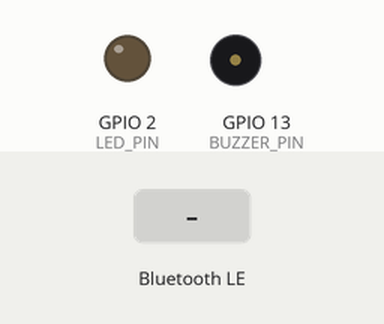
The sketch below on a simulated ESP32. On the bench: output pins drawn as LEDs (lit = HIGH), buzzer (waves = sounding). The test bench sets the inputs (shaded band). Random numbers use the default seed unless the sketch sets one; nothing arrives over Bluetooth unless stated; a phone connects over Bluetooth LE 3 s after start; what the sketch prints to the serial monitor is not drawn.

Above: at 1.2 s.
1.3 s: Bluetooth LE write "BEEP" received
At 3.7 s:
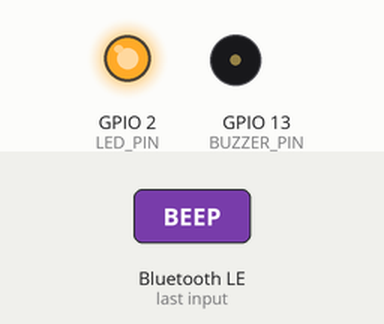
4.3 s: Bluetooth LE write "BEEP" received
At 4.4 s:
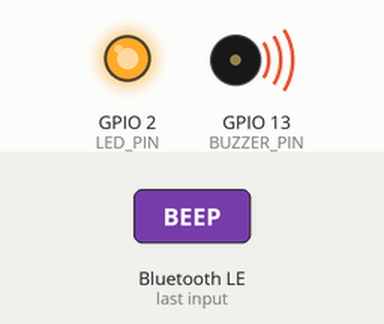
6.0 s: Bluetooth LE write "LED_TOGGLE" received
At 7.1 s:
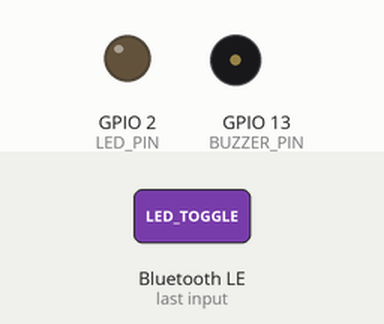
Timing chart, 0 to 9.0 s (numbered marks = the images above; inputs shaded):
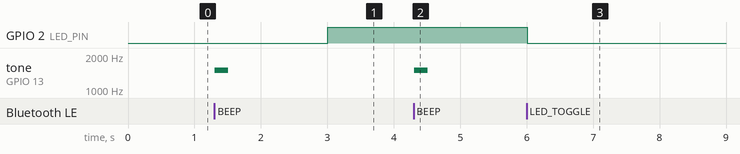

The sketch:

Relivio_ESP32_Universal.ino
```cpp
/*
 * ==================================================================================
 * Relivio MedPredict - Universal ESP32 Medical Sensor Hub (BLE + WiFi + Serial)
 * Supports MAX30102 (Pulse Oximeter), DS18B20 (Body Temp) & DHT22 (Ambient)
 * ==================================================================================
 *
 * Hardware Pinout Guide:
 * - MAX30102:   VCC->3.3V, GND->GND, SDA->GPIO 21, SCL->GPIO 22
 * - DS18B20:    VCC->3.3V, GND->GND, DATA->GPIO 4 (with 4.7k pull-up resistor to 3.3V)
 * - DHT11/22:   VCC->3.3V, GND->GND, DATA->GPIO 5
 * - Status LED: GPIO 2
 * - Piezo:      GPIO 13
 */

#include <WiFi.h>
#include <HTTPClient.h>
#include <BLEDevice.h>
#include <BLEServer.h>
#include <BLEUtils.h>
#include <BLE2902.h>
#include <Wire.h>

// BLE UUIDs
#define RELIVIO_SERVICE_UUID        "4fafc201-1fb5-459e-8fcc-c5c9c331914b"
#define TELEMETRY_CHAR_UUID         "beb5483e-36e1-4688-b7f5-ea07361b26a8"
#define COMMAND_CHAR_UUID           "beb5483e-36e1-4688-b7f5-ea07361b26a9"

// Optional WiFi Configuration (leave blank if using BLE only)
const char* wifi_ssid = "YOUR_WIFI_SSID";
const char* wifi_password = "YOUR_WIFI_PASSWORD";
const char* flaskServerUrl = "http://192.168.1.100:5000/api/esp32/telemetry";

#define LED_PIN 2
#define BUZZER_PIN 13

BLEServer* pServer = NULL;
BLECharacteristic* pTelemetryChar = NULL;
bool bleConnected = false;
bool wifiEnabled = false;

// Vital Signs State
float temperature = 37.6;
int heartRate = 80;
float spo2 = 98.4;
float humidity = 52.0;
int aqi = 95;
String bloodPressure = "Normal";
String headache = "Yes";
String bodyAche = "No";
String fatigue = "Yes";

unsigned long lastTick = 0;

class ServerCallbacks: public BLEServerCallbacks {
    void onConnect(BLEServer* pServer) {
      bleConnected = true;
      digitalWrite(LED_PIN, HIGH);
      Serial.println("[BLE] Web Bluetooth Client Connected!");
    }
    void onDisconnect(BLEServer* pServer) {
      bleConnected = false;
      digitalWrite(LED_PIN, LOW);
      Serial.println("[BLE] Client Disconnected. Advertising restarted.");
      pServer->startAdvertising();
    }
};

class CommandHandler: public BLECharacteristicCallbacks {
    void onWrite(BLECharacteristic *pChar) {
      std::string val = pChar->getValue();
      String cmd = "";
      for (int i=0; i<val.length(); i++) cmd += val[i];
      cmd.trim(); cmd.toUpperCase();
      Serial.print("[CMD RECEIVED]: "); Serial.println(cmd);

      if (cmd == "BEEP") tone(BUZZER_PIN, 1500, 200);
      else if (cmd == "LED_TOGGLE") digitalWrite(LED_PIN, !digitalRead(LED_PIN));
      else if (cmd == "LED_ON") digitalWrite(LED_PIN, HIGH);
      else if (cmd == "LED_OFF") digitalWrite(LED_PIN, LOW);
      else if (cmd == "FEVER_HIGH") { temperature = 39.4; heartRate = 96; bodyAche = "Yes"; }
      else if (cmd == "FEVER_NORMAL") { temperature = 36.6; heartRate = 72; headache = "No"; bodyAche = "No"; }
    }
};

void generateVitalsJson(char* buffer, size_t size) {
  // Add realistic micro-variations
  float currentTemp = temperature + ((random(-4, 5)) / 50.0);
  int currentHR = heartRate + random(-1, 2);
  float currentSpo2 = constrain(spo2 + (random(-2, 3) / 10.0), 94.0, 100.0);

  snprintf(buffer, size,
    "{\"device_id\":\"ESP32-UNIVERSAL-01\",\"temperature\":%.1f,\"heart_rate\":%d,\"spo2\":%.1f,\"humidity\":%.1f,\"aqi\":%d,\"blood_pressure\":\"%s\",\"headache\":\"%s\",\"body_ache\":\"%s\",\"fatigue\":\"%s\",\"battery_mv\":4100,\"rssi\":-55}",
    currentTemp, currentHR, currentSpo2, humidity, aqi, bloodPressure.c_str(), headache.c_str(), bodyAche.c_str(), fatigue.c_str()
  );
}

void setup() {
  Serial.begin(115200);
  pinMode(LED_PIN, OUTPUT);
  pinMode(BUZZER_PIN, OUTPUT);
  digitalWrite(LED_PIN, LOW);

  Serial.println("\n=======================================================");
  Serial.println("  Relivio MedPredict Universal Sensor Hub (ESP32)");
  Serial.println("=======================================================");

  // 1. Initialize BLE
  BLEDevice::init("Relivio-ESP32-Vitals");
  pServer = BLEDevice::createServer();
  pServer->setCallbacks(new ServerCallbacks());

  BLEService *pService = pServer->createService(RELIVIO_SERVICE_UUID);
  pTelemetryChar = pService->createCharacteristic(
                      TELEMETRY_CHAR_UUID,
                      BLECharacteristic::PROPERTY_READ |
                      BLECharacteristic::PROPERTY_NOTIFY
                   );
  pTelemetryChar->addDescriptor(new BLE2902());

  BLECharacteristic *pCmdChar = pService->createCharacteristic(
                                  COMMAND_CHAR_UUID,
                                  BLECharacteristic::PROPERTY_WRITE
                                );
  pCmdChar->setCallbacks(new CommandHandler());
  pService->start();

  BLEAdvertising *pAdvertising = BLEDevice::getAdvertising();
  pAdvertising->addServiceUUID(RELIVIO_SERVICE_UUID);
  pAdvertising->setScanResponse(true);
  BLEDevice::startAdvertising();
  Serial.println("[BLE] Ready. Advertising as 'Relivio-ESP32-Vitals'");

  // 2. Try Optional WiFi connection if credentials set
  if (String(wifi_ssid) != "YOUR_WIFI_SSID") {
    WiFi.begin(wifi_ssid, wifi_password);
    Serial.print("[WiFi] Connecting to WiFi");
    int c = 0;
    while (WiFi.status() != WL_CONNECTED && c < 15) {
      delay(400); Serial.print("."); c++;
    }
    if (WiFi.status() == WL_CONNECTED) {
      wifiEnabled = true;
      Serial.print("\n[WiFi] Connected! IP: ");
      Serial.println(WiFi.localIP());
    } else {
      Serial.println("\n[WiFi] Skipped. Running BLE/Serial mode.");
    }
  }
}

void loop() {
  if (millis() - lastTick >= 1000) {
    lastTick = millis();

    char jsonBuffer[350];
    generateVitalsJson(jsonBuffer, sizeof(jsonBuffer));

    // Stream to USB Serial (Web Serial API compatible)
    Serial.println(jsonBuffer);

    // Stream to Web Bluetooth (BLE)
    if (bleConnected && pTelemetryChar != NULL) {
      pTelemetryChar->setValue((uint8_t*)jsonBuffer, strlen(jsonBuffer));
      pTelemetryChar->notify();
    }

    // Stream to WiFi Backend HTTP POST
    if (wifiEnabled && WiFi.status() == WL_CONNECTED) {
      HTTPClient http;
      http.begin(flaskServerUrl);
      http.addHeader("Content-Type", "application/json");
      http.POST(jsonBuffer);
      http.end();
    }
  }
  delay(10);
}
```

Measured:
- after the input at 1.3 s, tone on GPIO 13 (BUZZER_PIN): silent → 1500 Hz at once, → silent 0.20 s later
- after the input at 4.3 s, tone on GPIO 13 (BUZZER_PIN): silent → 1500 Hz at once, → silent 0.20 s later
- after the input at 6.0 s, GPIO 2 (LED_PIN): HIGH → LOW at once
